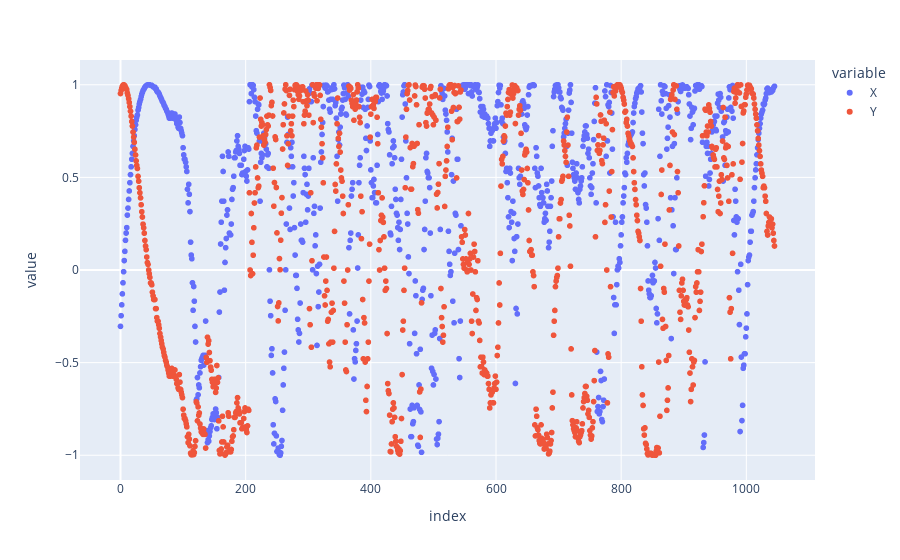

The code cell stored with this chart in its notebook:
### Code cell
fig = px.scatter(cartesian)
fig.show()

### Figure 1 — Plotly figure (JSON) as saved in the notebook; plotly's stock layout.template omitted (floating-point values rounded to 4 significant figures; data arrays with more than 128 entries replaced by an {"elided": "..."} marker saying what was removed)
{"data": [{"hovertemplate": "variable=X<br>index=%{x}<br>value=%{y}<extra></extra>", "legendgroup": "X", "marker": {"color": "#636efa", "symbol": "circle"}, "mode": "markers", "name": "X", "showlegend": true, "type": "scattergl", "x": {"elided": "1046 int values"}, "xaxis": "x", "y": {"elided": "1046 float values"}, "yaxis": "y"}, {"hovertemplate": "variable=Y<br>index=%{x}<br>value=%{y}<extra></extra>", "legendgroup": "Y", "marker": {"color": "#EF553B", "symbol": "circle"}, "mode": "markers", "name": "Y", "showlegend": true, "type": "scattergl", "x": {"elided": "1046 int values"}, "xaxis": "x", "y": {"elided": "1046 float values"}, "yaxis": "y"}], "layout": {"legend": {"title": {"text": "variable"}, "tracegroupgap": 0}, "margin": {"t": 60}, "xaxis": {"anchor": "y", "domain": [0, 1], "title": {"text": "index"}}, "yaxis": {"anchor": "x", "domain": [0, 1], "title": {"text": "value"}}}}
